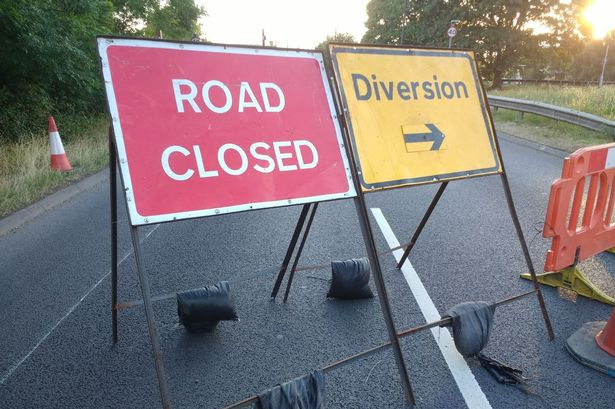
#> input picture Google Vision/Data/Text/RoadSign1.jpg, 615 x 409 px
$ python MotionBlur.py
#> lines starting #> are read from the running program, lines starting #| are printed output that depends on the picture; after the words box and inside, x2 and y2 are one past the last pixel; in counts of white or black regions, pixels touching at a corner belong together
### Google Vision/Project/Tools.py
import cv2, os
import numpy as np
from skimage import io
from google.cloud import vision

def getGrayImg(img_name):
#> called with img_name = 'RoadSign1.jpg'
    img_path = os.path.join("../Data/Text/", img_name)
    image = io.imread(img_path)
#> image is the input picture: shape (409, 615, 3); mean R, G, B 128.9, 119.4, 122.3
    if (len(image.shape) == 3):
        image = cv2.cvtColor(image, cv2.COLOR_BGR2GRAY)
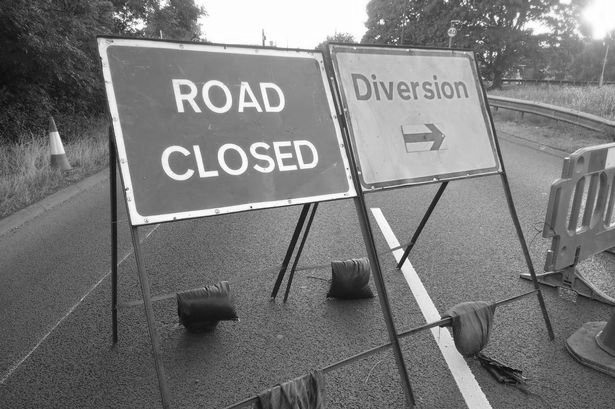
#> image: shape (409, 615); min 3, max 255, mean 121.3
    return image

# [4 lines left out: function getColorImg, not called in this run]

def toGrayImg(image):
    return cv2.cvtColor(image, cv2.COLOR_BGR2GRAY)

def writeGrayImg(image, filename):
    img_path = os.path.join("../Data/Text/", filename + ".jpg")
    cv2.imwrite(img_path, image)

def Gray2Binary(image, threshold):
    return cv2.threshold(image, threshold, 255, cv2.THRESH_BINARY)[1].astype(np.uint8)

### Google Vision/Project/TextRecognition.py
import os, cv2
import numpy as np
from skimage import io
from google.cloud import vision
from skimage.filters.rank import entropy
from skimage.morphology import disk
from Tools import getGrayImg

os.environ["GOOGLE_APPLICATION_CREDENTIALS"] = "VisionAPIKey.json"
client = vision.ImageAnnotatorClient()

def Img2Text(image):
    content = cv2.imencode(".jpg", image)[1].tostring()
    encodedImage = vision.Image(content = content)
    texts = client.text_detection(image = encodedImage).text_annotations
    if (texts):
        print(texts[0].description + "\n")
    return texts

# [15 lines left out: function NoisyImg2Text, not called in this run]

# [21 lines that do not run on import are left out]

### Google Vision/Project/MotionBlur.py
import os, cv2
import numpy as np
import math
from numpy.fft import fft2, ifft2
from skimage import io, restoration
from scipy.signal import convolve2d
from google.cloud import vision
from Tools import getGrayImg, writeGrayImg, Gray2Binary
from TextRecognition import Img2Text, NoisyImg2Text
from skimage.filters.rank import entropy
from skimage.morphology import disk

os.environ["GOOGLE_APPLICATION_CREDENTIALS"] = "VisionAPIKey.json"
client = vision.ImageAnnotatorClient()

def makeKernel(kernelSize, angle):
#> called with kernelSize = 20, angle = 0
    kernel = np.zeros((kernelSize, kernelSize))
    slope = math.tan(math.radians(angle))
    mid = int((kernelSize - 1) / 2)
    count = 0
    for x in range(kernelSize):
        for y in range(kernelSize):
            if (x - mid) == round(slope * (mid - y)):
                kernel[x][y] = 1;
                count += 1
    if count != 0:
        kernel /= count

    return kernel

def applyMotionBlur(image, kernelSize, angle):
    kernel = makeKernel(kernelSize, angle)
    return convolve2d(image, kernel, "same") #cv2.filter2D(image, -1, kernel)

def removeMotionBlur(image, kernelSize, angle):
#> called with kernelSize = 20, angle = 0
    kernel = makeKernel(kernelSize, angle)
    return restoration.wiener(image, kernel, 0.1)

def guessSize(image, angle):
    entr = entropy((removeMotionBlur(image, 2, angle) * 255).astype(np.uint8), disk(10))
    prevSum = np.sum(entr)
    curSum = prevSum

    n = 2
    while (curSum >= prevSum):
        n += 2
        prevSum = curSum
        curSum = np.sum(entropy((removeMotionBlur(image, n, angle) * 255).astype(np.uint8), disk(10)))

    return n + 2

if __name__ == "__main__":
    roadSign = getGrayImg("RoadSign1.jpg") / 255
    cv2.imshow("Road Sign", roadSign)
    blurredRoadSign = applyMotionBlur(roadSign, 20, 0)
    cv2.imshow("Motion Blur on Road Sign", blurredRoadSign)
    print("Before removing motion blur: ")
    Img2Text(blurredRoadSign * 255)
    restoredRoadSign = removeMotionBlur(blurredRoadSign, 20, 0)
    cv2.imshow("Restored Road Sign", restoredRoadSign)
    print("After restoration: ")
    Img2Text(restoredRoadSign * 255)
    cv2.waitKey()

    plate1 = getGrayImg("plates1.jpg") / 255
#> call 2 of getGrayImg, with img_name = 'plates1.jpg'
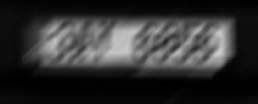
#> input picture Google Vision/Data/Text/plates1.jpg, 258 x 104 px
#> in getGrayImg, image is the input picture: shape (104, 258, 3); min 0, max 209, mean 48.3
    cv2.imshow("Motion Blur on license plate", plate1)
    restoredPlate1 = removeMotionBlur(plate1, 18, 44)
    cv2.imshow("Restored license plate", restoredPlate1)
    restoredPlate1Binary = Gray2Binary(restoredPlate1, 0.45)
#> in Gray2Binary, `return cv2.threshold(image, threshold, 255, cv2.THRESH_BINARY)[1].asty..`:
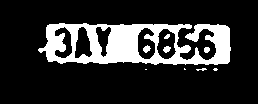
#> returned value: shape (104, 258); 18.2% white; 9 white regions (4 under 20 px), largest, box (x1, y1, x2, y2) and area: (38, 23, 231, 65) 4723, (143, 45, 151, 53) 40, (163, 46, 171, 53) 38, (204, 47, 210, 53) 30, (164, 34, 170, 39) 21
    cv2.imshow("Binary of Restored Plate", restoredPlate1Binary)
    print("\nBefore removing motion blur: ")
    Img2Text(plate1 * 255)
    print("After restoration: ")
    Img2Text(restoredPlate1Binary)
    cv2.waitKey()

    plate2 = getGrayImg("plates2.jpg") / 255
#> call 3 of getGrayImg, with img_name = 'plates2.jpg'
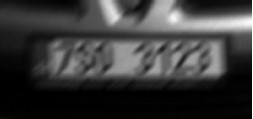
#> input picture Google Vision/Data/Text/plates2.jpg, 253 x 119 px
#> in getGrayImg, image is the input picture: shape (119, 253, 3); min 0, max 255, mean 57.6
    cv2.imshow("Motion blur on license plate", plate2)
    restoredPlate2 = removeMotionBlur(plate2, 11, 36)
    cv2.imshow("Restored license plate", restoredPlate2)
    restoredPlate2Binary = Gray2Binary(restoredPlate2, 0.28)
#> in Gray2Binary (call 2), `return cv2.threshold(image, threshold, 255, cv2.THRESH_BINARY)[1].asty..`: returned value: shape (119, 253); 35.4% white; 14 white regions (4 under 20 px), largest, box (x1, y1, x2, y2) and area: (49, 38, 227, 79) 5199, (54, 0, 253, 119) 4561, (0, 0, 4, 119) 291
    cv2.imshow("Binary of restored plate", restoredPlate2Binary)
    print("\nBefore removing motion blur: ")
    Img2Text(plate2 * 255)
    print("After restoration: ")
    Img2Text(restoredPlate2Binary)
    cv2.waitKey()

    plate3 = getGrayImg("plates3.png") / 255
#> call 4 of getGrayImg, with img_name = 'plates3.png'
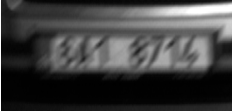
#> input picture Google Vision/Data/Text/plates3.png, 233 x 112 px
#> in getGrayImg, image is the input picture: shape (112, 233, 3); mean R, G, B 65.9, 65.9, 65.9
    cv2.imshow("Motion blur on license plate", plate3)
    restoredPlate3 = removeMotionBlur(plate3, 11, 42)
#> call 4 of removeMotionBlur, with kernelSize = 11, angle = 42
#> in removeMotionBlur (call 4), `return restoration.wiener(image, kernel, 0.1)`:
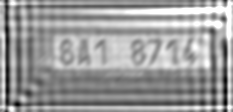
#> returned value: shape (112, 233) float64; min -0.933, max 1, mean 0.25; drawn with min black and max white
    cv2.imshow("Restored license plate", restoredPlate3)
    restoredPlate3Binary = Gray2Binary(restoredPlate3, 0.35)
#> call 3 of Gray2Binary, with threshold = 0.35
#> in Gray2Binary (call 3), `return cv2.threshold(image, threshold, 255, cv2.THRESH_BINARY)[1].asty..`:
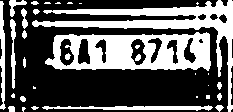
#> returned value: shape (112, 233); 36.3% white; 33 white regions (14 under 20 px), largest, box (x1, y1, x2, y2) and area: (45, 32, 211, 71) 4137, (32, 0, 233, 112) 3497, (42, 105, 213, 111) 553
    cv2.imshow("Binary of restored plate", restoredPlate3Binary)
    print("\nBefore removing motion blur: ")
    Img2Text(plate3 * 255)
#> (the run stopped early here; a loop or call above may not have finished)
